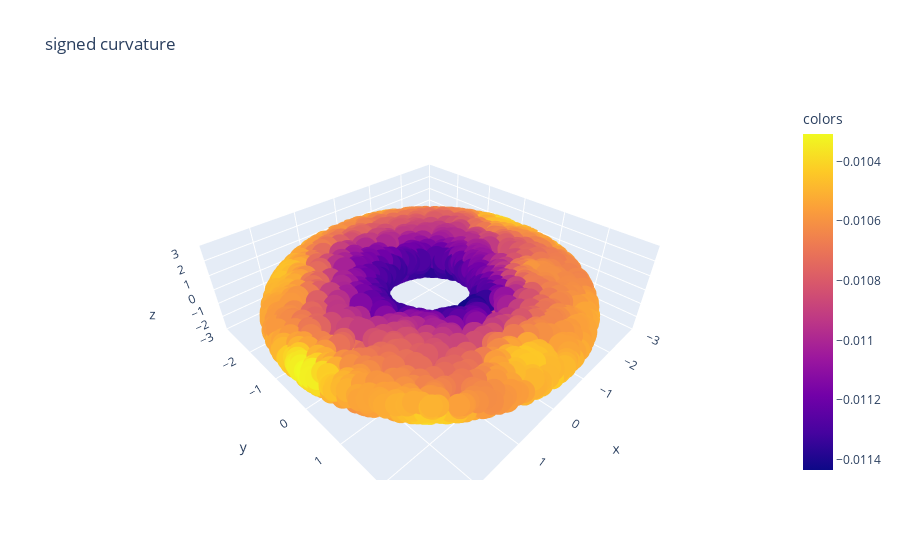

The code cell stored with this chart in its notebook:
### Code cell
plot_3d(X,ks_signed,title="signed curvature",use_plotly=True)

### Figure 1 — Plotly figure (JSON) as saved in the notebook; plotly's stock layout.template omitted (floating-point values rounded to 4 significant figures; data arrays with more than 128 entries replaced by an {"elided": "..."} marker saying what was removed)
{"data": [{"hovertemplate": "x=%{x}<br>y=%{y}<br>z=%{z}<br>colors=%{marker.color}<extra></extra>", "legendgroup": "", "marker": {"color": {"elided": "2519 float values"}, "coloraxis": "coloraxis", "symbol": "circle"}, "mode": "markers", "name": "", "scene": "scene", "showlegend": false, "type": "scatter3d", "x": {"elided": "2519 float values"}, "y": {"elided": "2519 float values"}, "z": {"elided": "2519 float values"}}], "layout": {"coloraxis": {"colorbar": {"title": {"text": "colors"}}, "colorscale": [[0, "#0d0887"], [0.1111, "#46039f"], [0.2222, "#7201a8"], [0.3333, "#9c179e"], [0.4444, "#bd3786"], [0.5556, "#d8576b"], [0.6667, "#ed7953"], [0.7778, "#fb9f3a"], [0.8889, "#fdca26"], [1, "#f0f921"]]}, "legend": {"tracegroupgap": 0}, "scene": {"domain": {"x": [0, 1], "y": [0, 1]}, "xaxis": {"range": [-3.0, 3.0], "title": {"text": "x"}}, "yaxis": {"range": [-3.0, 3.0], "title": {"text": "y"}}, "zaxis": {"range": [-3.0, 3.0], "title": {"text": "z"}}}, "title": {"text": "signed curvature"}}}
